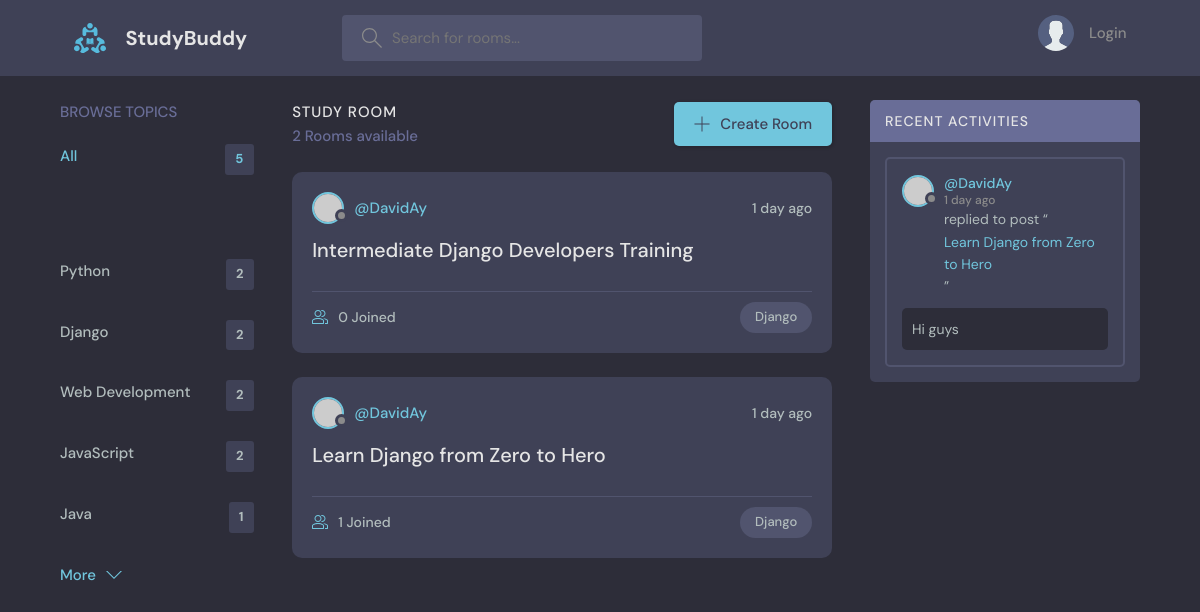
Screenshot of /?q=Django with the database file from the repository.
### base/models.py (models this page shows, shortened)
class Topic(models.Model):
    name = models.CharField(max_length=200)

class Room(models.Model):
    host = models.ForeignKey(User, on_delete=models.SET_NULL, null=True)
    topic = models.ForeignKey(Topic, on_delete=models.SET_NULL, null=True)
    name = models.CharField(max_length=200)
    description = models.TextField(null=True, blank=True)
    participants = models.ManyToManyField(User, related_name='participants', blank=True)
    updated = models.DateTimeField(auto_now=True)
    created=models.DateTimeField(auto_now_add=True)
    class Meta:
        ordering = ['-created', '-updated']
    def __str__(self):
        return self.name

class Message(models.Model):
    user  =  models.ForeignKey(User, on_delete=models.CASCADE)
    room = models.ForeignKey(Room, on_delete=models.CASCADE)
    body = models.TextField()
    updated = models.DateTimeField(auto_now=True)
    created=models.DateTimeField(auto_now_add=True)
    class Meta:
            ordering = ['-created', '-updated']

### base/views.py (the view)
# urls.py: path('', views.home, name='home'),
def home(request):
    q =  request.GET.get('q') if request.GET.get('q') != None else ''
    rooms  = Room.objects.filter(
        Q(topic__name__icontains=q) |
        Q(name__icontains=q) |
        Q(description__icontains=q)
        )
    topics  = Topic.objects.all()[0:5]
    room_count = rooms.count()
    room_messages = Message.objects.filter(Q(room__topic__name__icontains=q))
    context = {'rooms': rooms, 'topics': topics, 'room_count':room_count, 'room_messages':room_messages}
    return render(request, 'base/home.html', context)

### base/templates/base/home.html (shortened to what this page needs)
{% extends 'main.html' %}
{% block content %}
    <main class="layout layout--3">
      <div class="container">
         {% include 'base/topics_component.html' %}
        <div class="roomList">
          <div class="roomList__header">
            <div>
              <h2>Study Room</h2>
              <p>{{room_count}} Rooms available</p>
            </div>
            <a class="btn btn--main" href="{% url 'create-room' %}">
              <svg version="1.1" xmlns="http://www.w3.org/2000/svg" width="32" height="32" viewBox="0 0 32 32">
                <title>add</title>
                <path
                  d="M16.943 0.943h-1.885v14.115h-14.115v1.885h14.115v14.115h1.885v-14.115h14.115v-1.885h-14.115v-14.115z"
                ></path>
              </svg>
              Create Room
            </a>
          </div>
          {% include 'base/feed_component.html' %}
        </div>
        {% include 'base/activity_component.html' %}
      </div>
    </main>
{% endblock content %}

### base/templates/base/topics_component.html (shortened to what this page needs)
<div class="topics">
          <div class="topics__header">
            <h2>Browse Topics</h2>
          </div>
          <ul class="topics__list">
            <li>
              <a href="{% url 'home' %}" class="active">All <span>{{topics.count}}</span>
            </li>
            {% for topic in topics %}
            <li>
              <a href="{% url 'home' %}?q={{topic.name}}">{{topic.name}} <span>{{topic.room_set.all.count}}</span></a>
            </li>
            {% endfor %}
          <a class="btn btn--link" href="{% url 'topics' %}">
            More
            <svg version="1.1" xmlns="http://www.w3.org/2000/svg" width="32" height="32" viewBox="0 0 32 32">
              <title>chevron-down</title>
              <path d="M16 21l-13-13h-3l16 16 16-16h-3l-13 13z"></path>
            </svg>
          </a>
        </div>

### base/templates/base/feed_component.html (shortened to what this page needs)
{% for room in rooms %}
<div class="roomListRoom">
            <div class="roomListRoom__header">
              <a href="{% url 'user-profile' room.host.id %}" class="roomListRoom__author">
                <div class="avatar avatar--small">
                  <img src="https://randomuser.me/api/portraits/women/11.jpg" />
                </div>
                <span>@{{room.host.username}}</span>
              </a>
              <div class="roomListRoom__actions">
                <span>{{room.created|timesince}} ago</span>
              </div>
            </div>
            <div class="roomListRoom__content">
              <a href="{% url 'room' room.id %}">{{room.name}}</a>
            </div>
            <div class="roomListRoom__meta">
              <a href="{% url 'room' room.id %}" class="roomListRoom__joined">
                {{room.participants.all.count}} Joined
              </a>
              <p class="roomListRoom__topic">{{room.topic.name}}</p>
            </div>
</div>
  {% endfor %}

### base/templates/base/activity_component.html (shortened to what this page needs)
 <div class="activities">
          <div class="activities__header">
            <h2>Recent Activities</h2>
          </div>
          {% for message in room_messages %}
          <div class="activities__box">
            <div class="activities__boxHeader roomListRoom__header">
              <a href="{% url 'user-profile' message.user.id %}" class="roomListRoom__author">
                <div class="avatar avatar--small">
                  <img src="https://randomuser.me/api/portraits/women/11.jpg" />
                </div>
                <p>
                  @{{message.user.username}}
                  <span>{{message.created|timesince}} ago</span>
                </p>
              </a>
            </div>
            <div class="activities__boxContent">
              <p>replied to post “<a href="{% url 'room' message.room.id %}">{{message.room}}</a>”</p>
              <div class="activities__boxRoomContent">
                {{message.body|truncatewords:10}}
              </div>
            </div>
          </div>
          {% endfor %}
        </div>

### rows the page displays
Topic: name "Python", room_set.all.count "2"
Topic: name "Django", room_set.all.count "2"
Topic: name "Web Development", room_set.all.count "2"
Topic: name "JavaScript", room_set.all.count "2"
Topic: name "Java", room_set.all.count "1"
Room: host.username "DavidAy", created "1 day", name "Intermediate Django Developers Training", participants.all.count "0", topic.name "Django"
Room: host.username "DavidAy", created "1 day", name "Learn Django from Zero to Hero", participants.all.count "1", topic.name "Django"
Message: user.username "DavidAy", created "1 day", room "Learn Django from Zero to Hero", body "Hi guys"

### other values shown
{{ topics.count }} "5"
{{ room_count }} "2"
